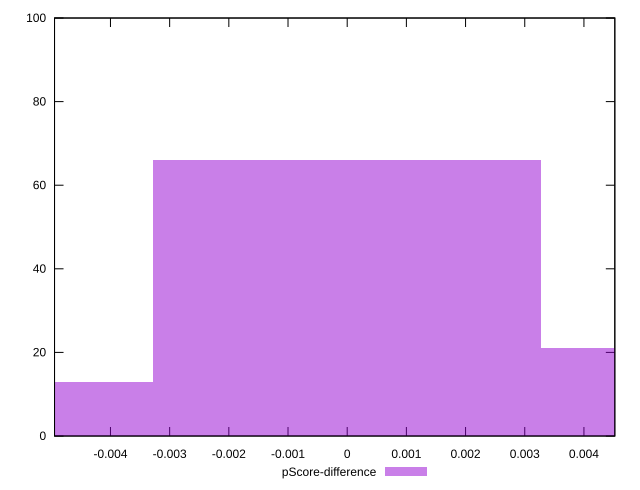

This chart was generated by the following gnuplot code:
reset

$pScoreDifference <<EOF
0 66
0.006555870281044833 21
-0.006555870281044833 13
EOF

set key outside below
set boxwidth 0.006555870281044833
set xrange [-0.004945058664796553:0.00452196397334137]
set yrange [0:100]
set trange [0:100]
set style fill transparent solid 0.5 noborder
set terminal svg size 640, 490 enhanced background rgb 'white'
set output "report_00013_2021-02-09T12-04-24.940Z/first-meaningful-paint/samples/pages/pScore-difference/histogram.svg"

plot $pScoreDifference title "pScore-difference" with boxes

reset
